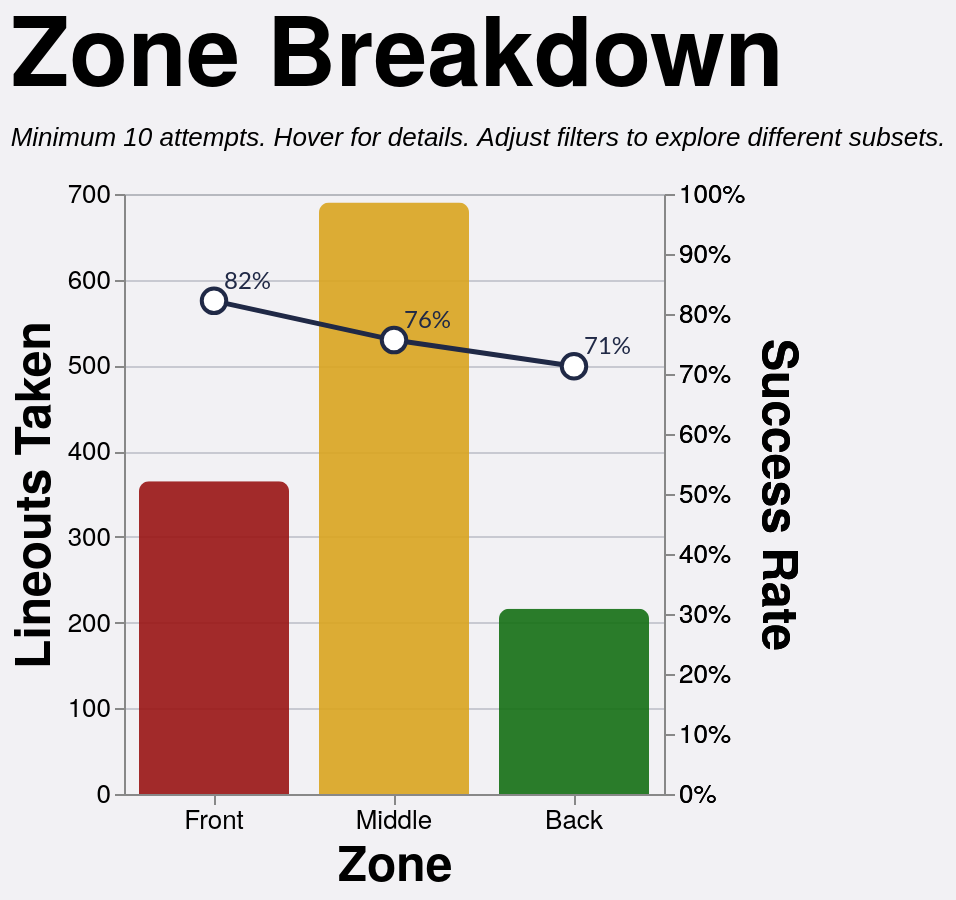

Write a Vega-Lite specification for this figure.
### Vega-Lite specification from a JSON file in a GitHub repository (floating-point values rounded to 4 significant figures; data arrays with more than 128 entries replaced by an {"elided": "..."} marker saying what was removed)
{"config": {"axis": {"labelFont": "PT Sans Narrow, Helvetica Neue, Helvetica, Arial, sans-serif", "titleFont": "PT Sans Narrow, Helvetica Neue, Helvetica, Arial, sans-serif", "labelFontSize": 13, "titleFontSize": 24, "gridColor": "#202947", "gridOpacity": 0.2, "zindex": 1}, "text": {"font": "Lato, sans-serif"}, "bar": {"cornerRadiusEnd": 5}, "header": {"labelFont": "PT Sans Narrow, Helvetica Neue, Helvetica, Arial, sans-serif", "titleFont": "PT Sans Narrow, Helvetica Neue, Helvetica, Arial, sans-serif", "labelFontSize": 24, "titleFontSize": 28, "labelFontWeight": "bold", "orient": "left"}, "legend": {"labelFont": "PT Sans Narrow, Helvetica Neue, Helvetica, Arial, sans-serif", "titleFont": "PT Sans Narrow, Helvetica Neue, Helvetica, Arial, sans-serif", "labelFontSize": 14, "titleFontSize": 16, "titlePadding": 5, "fillColor": "white", "strokeColor": "black", "padding": 10, "titleFontWeight": "lighter", "titleFontStyle": "italic", "titleColor": "gray", "offset": 10}, "title": {"font": "PT Sans Narrow, Helvetica Neue, Helvetica, Arial, sans-serif", "fontSize": 48, "fontWeight": "bold", "anchor": "start", "align": "center", "titlePadding": 20, "subtitlePadding": 10, "subtitleFontSize": 13, "subtitleColor": "", "subtitleFontStyle": "italic", "offset": 15, "color": "black"}, "axisX": {"labelAngle": 0}, "facet": {"title": null, "header": null, "align": {"row": "each", "column": "each"}}, "resolve": {"scale": {"y": "independent", "facet": "independent"}}, "background": "#f2f1f4", "scale": {"offsetBandPaddingOuter": 0.2, "offsetBandPaddingInner": 0.1}}, "layer": [{"mark": {"type": "bar", "opacity": 0.9, "size": 75}, "encoding": {"color": {"field": "area", "legend": null, "scale": {"domain": ["Front", "Middle", "Back"], "range": ["#991515", "goldenrod", "#146f14"]}, "type": "nominal"}, "stroke": {"value": "transparent"}, "tooltip": [{"field": "area", "title": "Zone", "type": "nominal"}, {"field": "attempts", "format": ",.0f", "title": "Attempts", "type": "quantitative"}, {"field": "won", "format": ",.0f", "title": "Won", "type": "quantitative"}, {"field": "success_rate", "format": ".1%", "title": "Success Rate", "type": "quantitative"}], "x": {"axis": {"labelAngle": 0}, "field": "area", "sort": ["Front", "Middle", "Back"], "title": "Zone", "type": "nominal"}, "y": {"field": "attempts", "title": "Lineouts Taken", "type": "quantitative"}}, "transform": [{"filter": "(loSquad == 'All' || datum.squad == loSquad) && (loSeason == 'All' || datum.season == loSeason) && (loGameType == 'All' || (loGameType == 'League + Cup' && (datum.game_type == 'League' || datum.game_type == 'Cup')) || (loGameType == 'League only' && datum.game_type == 'League') || datum.game_type == loGameType) && (loThrower == 'All' || datum.thrower == loThrower) && (loJumper == 'All' || datum.jumper == loJumper) && (loArea == 'All' || datum.area == loArea) && (loNumbers == 'All' || datum.numbers == loNumbers)"}, {"aggregate": [{"op": "count", "as": "attempts"}, {"op": "sum", "field": "won", "as": "won"}], "groupby": ["area"]}, {"filter": "datum.attempts >= 10"}, {"calculate": "datum.won / datum.attempts", "as": "success_rate"}]}, {"mark": {"type": "line", "point": {"fill": "white", "filled": false, "size": 150, "stroke": "#202946"}, "stroke": "#202946", "strokeWidth": 2.5}, "encoding": {"tooltip": [{"field": "area", "title": "Zone", "type": "nominal"}, {"field": "attempts", "format": ",.0f", "title": "Attempts", "type": "quantitative"}, {"field": "won", "format": ",.0f", "title": "Won", "type": "quantitative"}, {"field": "success_rate", "format": ".1%", "title": "Success Rate", "type": "quantitative"}], "x": {"axis": {"labelAngle": 0}, "field": "area", "sort": ["Front", "Middle", "Back"], "title": "Zone", "type": "nominal"}, "y": {"axis": {"format": "%"}, "field": "success_rate", "scale": {"domain": [0, 1]}, "title": "Success Rate", "type": "quantitative"}}, "transform": [{"filter": "(loSquad == 'All' || datum.squad == loSquad) && (loSeason == 'All' || datum.season == loSeason) && (loGameType == 'All' || (loGameType == 'League + Cup' && (datum.game_type == 'League' || datum.game_type == 'Cup')) || (loGameType == 'League only' && datum.game_type == 'League') || datum.game_type == loGameType) && (loThrower == 'All' || datum.thrower == loThrower) && (loJumper == 'All' || datum.jumper == loJumper) && (loArea == 'All' || datum.area == loArea) && (loNumbers == 'All' || datum.numbers == loNumbers)"}, {"aggregate": [{"op": "count", "as": "attempts"}, {"op": "sum", "field": "won", "as": "won"}], "groupby": ["area"]}, {"filter": "datum.attempts >= 10"}, {"calculate": "datum.won / datum.attempts", "as": "success_rate"}]}, {"mark": {"type": "text", "align": "left", "baseline": "middle", "color": "#202946", "dx": 5, "dy": -10, "fontSize": 12}, "encoding": {"text": {"field": "success_rate", "format": ".0%", "type": "quantitative"}, "x": {"axis": {"labelAngle": 0}, "field": "area", "sort": ["Front", "Middle", "Back"], "title": "Zone", "type": "nominal"}, "y": {"axis": {"format": "%"}, "field": "success_rate", "scale": {"domain": [0, 1]}, "title": "Success Rate", "type": "quantitative"}}, "transform": [{"filter": "(loSquad == 'All' || datum.squad == loSquad) && (loSeason == 'All' || datum.season == loSeason) && (loGameType == 'All' || (loGameType == 'League + Cup' && (datum.game_type == 'League' || datum.game_type == 'Cup')) || (loGameType == 'League only' && datum.game_type == 'League') || datum.game_type == loGameType) && (loThrower == 'All' || datum.thrower == loThrower) && (loJumper == 'All' || datum.jumper == loJumper) && (loArea == 'All' || datum.area == loArea) && (loNumbers == 'All' || datum.numbers == loNumbers)"}, {"aggregate": [{"op": "count", "as": "attempts"}, {"op": "sum", "field": "won", "as": "won"}], "groupby": ["area"]}, {"filter": "datum.attempts >= 10"}, {"calculate": "datum.won / datum.attempts", "as": "success_rate"}]}], "data": {"name": "data-15e79532cff8ae58bb045c3a34749407"}, "height": 300, "params": [{"name": "loSquad", "value": "All"}, {"name": "loSeason", "value": "All"}, {"name": "loGameType", "value": "All"}, {"name": "loThrower", "value": "All"}, {"name": "loJumper", "value": "All"}, {"name": "loArea", "value": "All"}, {"name": "loNumbers", "value": "All"}], "resolve": {"scale": {"y": "independent"}}, "title": {"text": "Zone Breakdown", "subtitle": "Minimum 10 attempts. Hover for details. Adjust filters to explore different subsets."}, "width": {"step": 90}, "$schema": "https://vega.github.io/schema/vega-lite/v5.20.1.json", "datasets": {"data-15e79532cff8ae58bb045c3a34749407": {"elided": "1274 records"}}}
